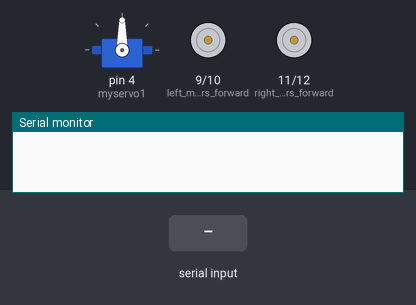
A sketch run on a simulated Arduino Uno, built with avr-gcc and run on an emulated ATmega328P. Shown: servo, motor-driver pin pairs drawn as motors (green arrow = first pin HIGH = forward, orange = second pin HIGH = backward, longer = more drive), the last lines printed to the serial monitor. Inputs (shaded band) come from the test bench.

Above: at 1.2 s.
1.3 s: "R" received over Serial
At 2.5 s:
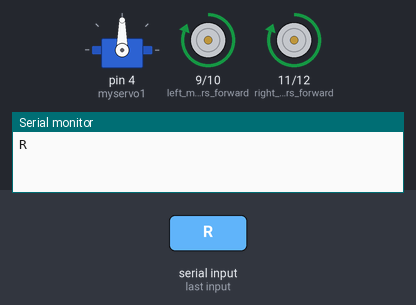
2.8 s: "L" received over Serial
At 3.6 s:
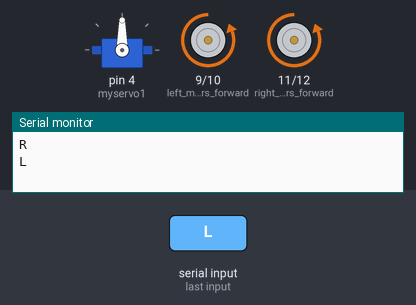
4.3 s: "F" received over Serial
At 4.8 s:
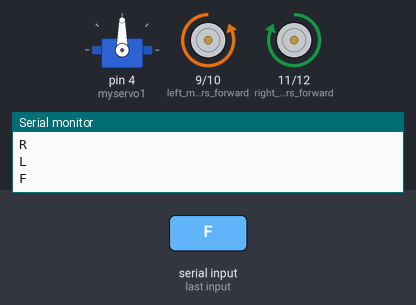
5.8 s: "B" received over Serial
At 7.0 s:
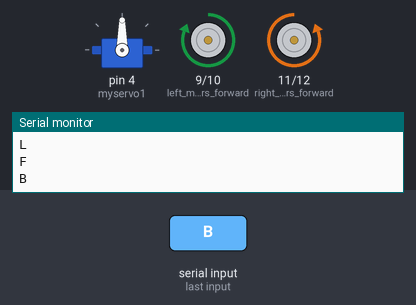
7.3 s: "W" received over Serial
At 8.2 s:
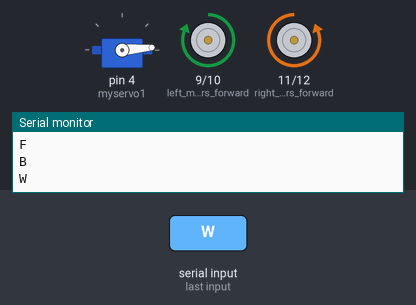
8.8 s: "S" received over Serial
At 9.4 s:
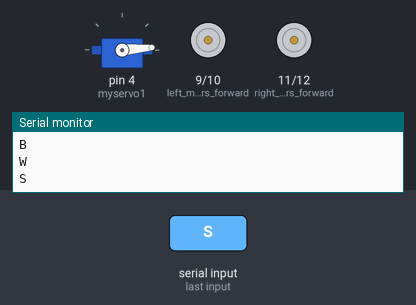
Timing chart, 0 to 11.3 s (numbered marks = the images above; inputs shaded):
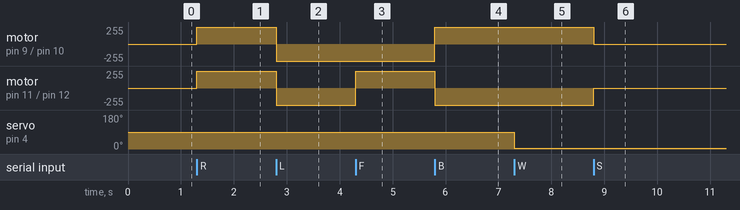

Measured:
- after the input at 1.3 s, motor on pin 9 (left_motors_forward) / pin 10 (left_motors_reverse), motor on pin 11 (right_motors_forward) / pin 12 (right_motors_reverse): stopped → forward 255/255 at once
- after the input at 2.8 s, motor on pin 9 (left_motors_forward) / pin 10 (left_motors_reverse), motor on pin 11 (right_motors_forward) / pin 12 (right_motors_reverse): forward 255/255 → backward 255/255 at once
- after the input at 4.3 s, motor on pin 11 (right_motors_forward) / pin 12 (right_motors_reverse): backward 255/255 → forward 255/255 at once
- after the input at 5.8 s, motor on pin 9 (left_motors_forward) / pin 10 (left_motors_reverse): backward 255/255 → forward 255/255 at once; motor on pin 11 (right_motors_forward) / pin 12 (right_motors_reverse): forward 255/255 → backward 255/255 at once
- after the input at 7.3 s, servo on pin 4 (myservo1): 90° → 5° at once
- after the input at 8.8 s, motor on pin 9 (left_motors_forward) / pin 10 (left_motors_reverse): forward 255/255 → stopped at once; motor on pin 11 (right_motors_forward) / pin 12 (right_motors_reverse): backward 255/255 → stopped at once

The sketch:

servo.ino
```cpp
#include <Servo.h>

Servo myservo1;

char t;

void setup() {

myservo1.attach(4);
pinMode(9,OUTPUT);   //left motors forward
pinMode(10,OUTPUT);   //left motors reverse
pinMode(11,OUTPUT);   //right motors forward
pinMode(12,OUTPUT);   //right motors reverse

Serial.begin(9600);

}

void loop() {
if(Serial.available()){
  t = Serial.read();
  Serial.println(t);
}

if(t == 'R'){            //move forward(all motors rotate in forward direction)
  digitalWrite(9,HIGH);
  digitalWrite(10,LOW);
  digitalWrite(11,HIGH);
  digitalWrite(12,LOW);
}

else if(t == 'L'){      //move reverse (all motors rotate in reverse direction)
  digitalWrite(9,LOW);
  digitalWrite(10,HIGH);
  digitalWrite(11,LOW);
  digitalWrite(12,HIGH);
}

else if(t == 'F'){      //turn right (left side motors rotate in forward direction, right side motors doesn't rotate)
  digitalWrite(9,LOW);
  digitalWrite(10,HIGH);
  digitalWrite(11,HIGH);
  digitalWrite(12,LOW);
}

else if(t == 'B'){      //turn left (right side motors rotate in forward direction, left side motors doesn't rotate)
  digitalWrite(9,HIGH);
  digitalWrite(10,LOW);
  digitalWrite(11,LOW);
  digitalWrite(12,HIGH);
}

else if(t == 'S'){      //STOP (all motors stop)
  digitalWrite(9,LOW);
  digitalWrite(10,LOW);
  digitalWrite(11,LOW);
  digitalWrite(12,LOW);
}


else if(t == 'W')
{
  myservo1.write(5);
}

else if(t == 'w')
{
  myservo1.write(90);
}
}
```
